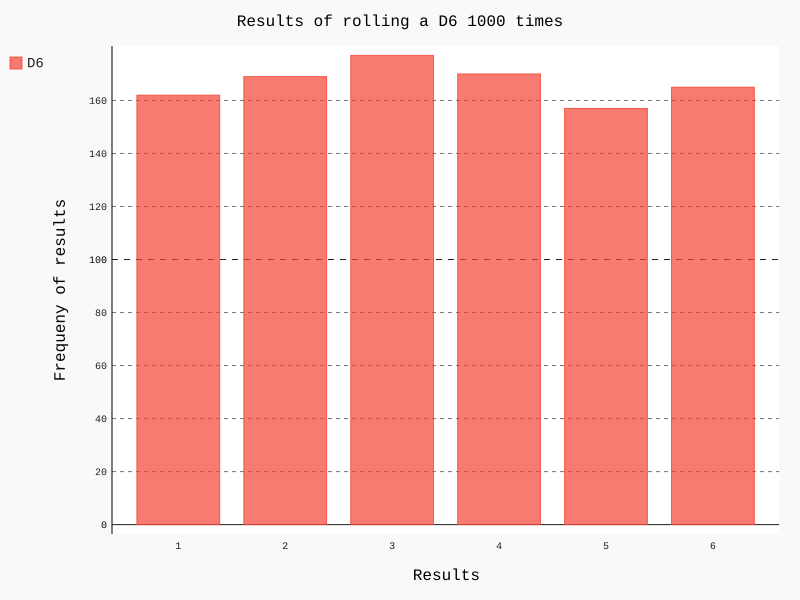

This figure's Python source:
from die import Die
import pygal

#create a six sided die D6
die = Die()

#store the rolling cases in a results list
results = []

for roll_num in range(1000):
	result = die.roll()
	results.append(result)
	
#analyze the result.
#create an empt list to store the values.
frequencies=[]

for value in range(1,die.num_sides+1):
	'''here we loop through the values 1 to 6 in results and count how many times
		each number comes in and then append it to frequency lisy'''
	frequency = results.count(value)
	frequencies.append(frequency)
	
print(results)
print(frequencies)

#visualize the result
hist = pygal.Bar()
hist.title = "Results of rolling a D6 1000 times"
hist.x_labels = ['1','2','3','4','5','6']
hist.x_title = "Results"
hist.y_title = "Frequeny of results"
hist.add('D6',frequencies)
hist.render_to_file('die_visuals.svg')
